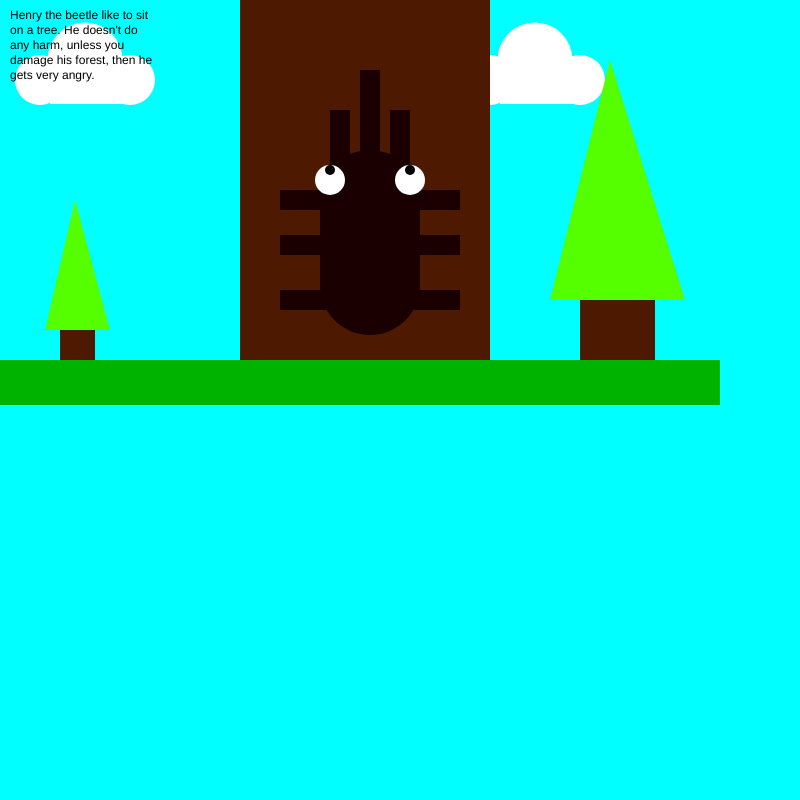
Frame 1 (no input)
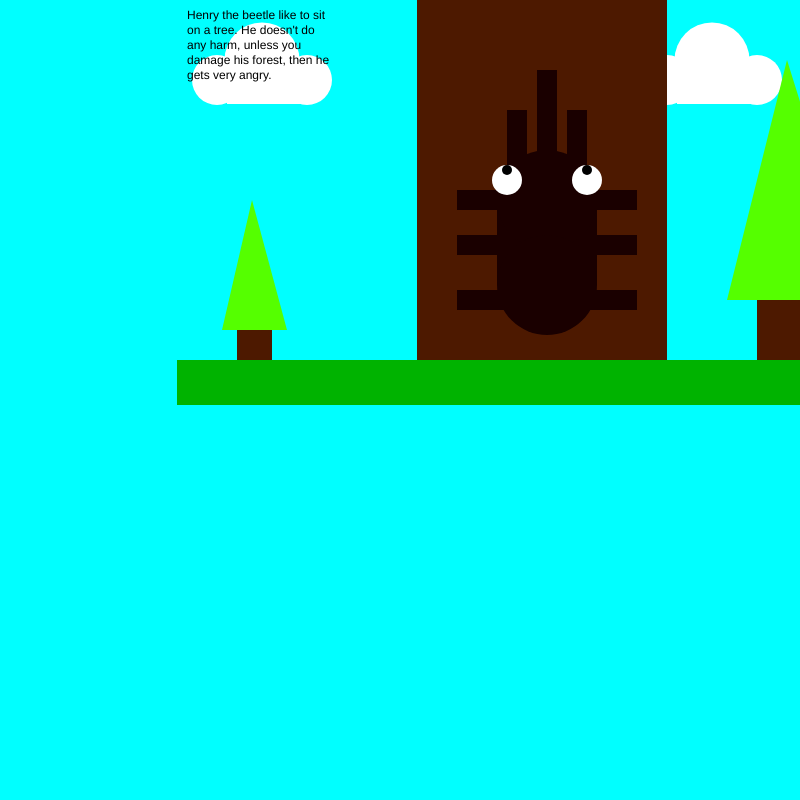
Frame 60 (no input)
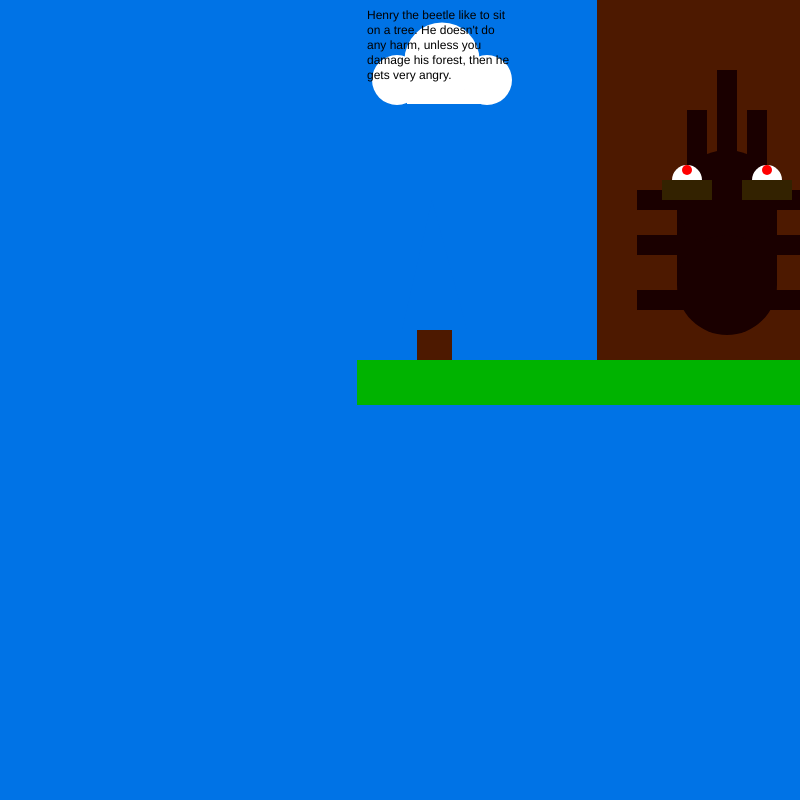
Frame 120 (the mouse pressed at the canvas centre since frame 60)

The p5.js sketch that drew these frames (run headless with seeded random() and noise() and a simulated clock; from frame 60 on, the mouse is pressed at the canvas centre):

// p5.js sketch
// ── sketch.js
let x = 0;

// Reed Cavi's Rain Man

function setup() {
  createCanvas(800, 800);
}

function draw() {
  background(220);

  push() ;
  translate(x, 0) ;
  avatar();
  pop() ;

  x = x + 3;
  if (x > width) {
    x = -300 ;
}


function avatar() {
  background(0, 255, 255);
 noStroke();

 if (mouseIsPressed) {
   background(0, 115, 230);

 } else {
   background(0, 255, 255);
 }

 //left part of left cloud
 fill(255, 255, 255);
 circle(40, 80, 50);

 //right part of left cloud
 fill(255, 255, 255);
  circle(130, 80, 50);

 //middle part of left cloud
 fill(255, 255, 255);
 circle(85, 60, 75);

 //even the left cloud
 fill(255, 255, 255);
 rect(50, 90, 80, 14);

 //left part of right cloud
 fill(255, 255, 255);
 circle(490, 80, 50);

 //right part of right cloud
 fill(255, 255, 255);
  circle(580, 80, 50);

 //middle part of right cloud
 fill(255, 255, 255);
 circle(535, 60, 75);

 //even the right cloud
 fill(255, 255, 255);
 rect(500, 90, 80, 14);

 //front trunk
 fill(77, 25, 0);
 rect(240, 0, 250, 360);

 //left trunk
 fill(77, 25, 0);
 rect(60, 330, 35, 30);

 //left leaves
  if (mouseIsPressed) {
  fill(0, 115, 230);
  triangle(75, 200, 45, 330, 110, 330);
 } else {
   fill(85, 255, 0);
 triangle(75, 200, 45, 330, 110, 330);
 }

 //right trunk
 fill(77, 25, 0);
 rect(580, 300, 75, 60);

 //right leaves
 if (mouseIsPressed) {
  fill(0, 115, 230);
 triangle(610, 60, 550, 300, 685, 300);
 } else {
 fill(85, 255, 0);
 triangle(610, 60, 550, 300, 685, 300);
 }

 //body
 fill(26, 0, 0);
 rect(320, 200, 100, 85);

 //upper head
 fill(26, 0, 0);
 circle(370, 200, 100);

  //right horn
 fill(26, 0, 0);
 rect(390, 110, 20, 80);

  //left horn
 fill(26, 0, 0);
 rect(330, 110, 20, 80);

 //bottom body
 fill(26, 0, 0);
 circle(370, 285, 100);

 //horn
 fill(26, 0, 0);
 rect(360, 70, 20, 90);

 //left upper leg
 fill(26, 0, 0);
 rect(280, 190, 50, 20);

 // right upper leg
  fill(26, 0, 0);
 rect(410, 190, 50, 20);

 //left middle leg
 fill(26, 0, 0);
 rect(280, 235, 50, 20);

 // right middle leg
  fill(26, 0, 0);
 rect(410, 235, 50, 20);

  //left back leg
 fill(26, 0, 0);
 rect(280, 290, 50, 20);

 // right back leg
  fill(26, 0, 0);
 rect(410, 290, 50, 20);

 //left white eye
 fill(255, 255, 255);
 circle(330, 180, 30);

 //left black eye
 if (mouseIsPressed) {
  fill(255, 0, 0);
 circle(330, 170, 10);
 } else {
  fill(0, 0, 0);
 circle(330, 170, 10);
 }

 //right white eye
 fill(255, 255, 255);
 circle(410, 180, 30);

 //right black eye
 if (mouseIsPressed) {
  fill(255, 0, 0);
 circle(410, 170, 10);
 } else {
  fill(0, 0, 0);
 circle(410, 170, 10);
 }

 //eyebrows
 if (mouseIsPressed) {
   fill(51, 34, 0);
 rect(305, 180, 50, 20);

   fill(51, 34, 0);
   rect(385, 180, 50, 20);
 }

 //ground
  fill(0, 179, 0);
  rect(0, 360, 720, 45);


fill(0) ;
 text("Henry the beetle like to sit on a tree. He doesn't do any harm, unless you damage his forest, then he gets very angry.",10, 10, 150, 80)
}
}
